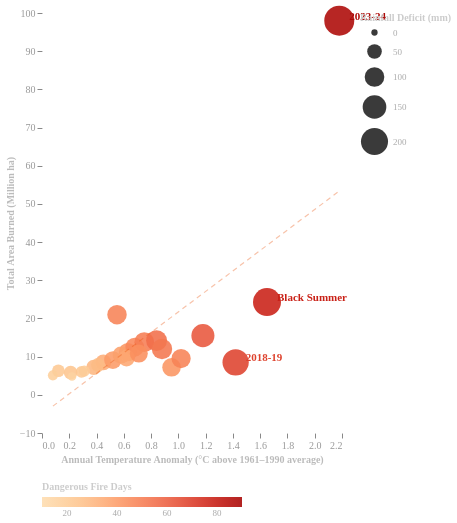

The Vega-Lite source for this figure:
### Vega-Lite specification from a JSON file in a GitHub repository (floating-point values rounded to 4 significant figures)
{"$schema": "https://vega.github.io/schema/vega-lite/v5.json", "width": "container", "height": 420, "background": "transparent", "data": {"values": [{"season": "1999-00", "temp_anomaly": 0.12, "area_mha": 6.3, "rainfall_deficit": 35, "fire_days": 22}, {"season": "2000-01", "temp_anomaly": 0.08, "area_mha": 5.1, "rainfall_deficit": 18, "fire_days": 18}, {"season": "2001-02", "temp_anomaly": 0.21, "area_mha": 5.8, "rainfall_deficit": 42, "fire_days": 24}, {"season": "2002-03", "temp_anomaly": 0.55, "area_mha": 21.0, "rainfall_deficit": 98, "fire_days": 48}, {"season": "2003-04", "temp_anomaly": 0.38, "area_mha": 7.2, "rainfall_deficit": 55, "fire_days": 30}, {"season": "2004-05", "temp_anomaly": 0.29, "area_mha": 6.0, "rainfall_deficit": 28, "fire_days": 22}, {"season": "2005-06", "temp_anomaly": 0.45, "area_mha": 8.5, "rainfall_deficit": 62, "fire_days": 34}, {"season": "2006-07", "temp_anomaly": 0.52, "area_mha": 9.1, "rainfall_deficit": 78, "fire_days": 40}, {"season": "2007-08", "temp_anomaly": 0.41, "area_mha": 7.8, "rainfall_deficit": 44, "fire_days": 28}, {"season": "2008-09", "temp_anomaly": 0.63, "area_mha": 11.2, "rainfall_deficit": 85, "fire_days": 42}, {"season": "2009-10", "temp_anomaly": 0.58, "area_mha": 10.4, "rainfall_deficit": 72, "fire_days": 38}, {"season": "2010-11", "temp_anomaly": 0.22, "area_mha": 4.8, "rainfall_deficit": 10, "fire_days": 15}, {"season": "2011-12", "temp_anomaly": 0.31, "area_mha": 6.2, "rainfall_deficit": 25, "fire_days": 20}, {"season": "2012-13", "temp_anomaly": 0.68, "area_mha": 12.5, "rainfall_deficit": 90, "fire_days": 46}, {"season": "2013-14", "temp_anomaly": 0.75, "area_mha": 13.8, "rainfall_deficit": 102, "fire_days": 50}, {"season": "2014-15", "temp_anomaly": 0.62, "area_mha": 9.6, "rainfall_deficit": 68, "fire_days": 36}, {"season": "2015-16", "temp_anomaly": 0.84, "area_mha": 14.2, "rainfall_deficit": 115, "fire_days": 55}, {"season": "2016-17", "temp_anomaly": 0.71, "area_mha": 10.8, "rainfall_deficit": 82, "fire_days": 44}, {"season": "2017-18", "temp_anomaly": 0.88, "area_mha": 12.0, "rainfall_deficit": 108, "fire_days": 52}, {"season": "2018-19", "temp_anomaly": 1.42, "area_mha": 8.5, "rainfall_deficit": 188, "fire_days": 68, "label": "2018-19"}, {"season": "2019-20", "temp_anomaly": 1.65, "area_mha": 24.3, "rainfall_deficit": 215, "fire_days": 78, "label": "Black Summer"}, {"season": "2020-21", "temp_anomaly": 0.95, "area_mha": 7.2, "rainfall_deficit": 88, "fire_days": 42}, {"season": "2021-22", "temp_anomaly": 1.02, "area_mha": 9.5, "rainfall_deficit": 95, "fire_days": 48}, {"season": "2022-23", "temp_anomaly": 1.18, "area_mha": 15.5, "rainfall_deficit": 142, "fire_days": 62}, {"season": "2023-24", "temp_anomaly": 2.18, "area_mha": 98.0, "rainfall_deficit": 248, "fire_days": 88, "label": "2023-24"}]}, "layer": [{"mark": {"type": "point", "filled": true, "opacity": 0.88}, "encoding": {"x": {"field": "temp_anomaly", "type": "quantitative", "title": "Annual Temperature Anomaly (°C above 1961–1990 average)", "axis": {"titleColor": "#bbb", "labelColor": "#999", "titleFont": "DM Mono", "labelFont": "DM Mono", "titleFontSize": 10, "grid": true, "gridColor": "rgba(255,255,255,.08)", "domainColor": "rgba(255,255,255,.2)"}}, "y": {"field": "area_mha", "type": "quantitative", "title": "Total Area Burned (Million ha)", "axis": {"titleColor": "#bbb", "labelColor": "#999", "titleFont": "DM Mono", "labelFont": "DM Mono", "titleFontSize": 10, "grid": true, "gridColor": "rgba(255,255,255,.08)", "domainColor": "rgba(255,255,255,.2)"}}, "size": {"field": "rainfall_deficit", "type": "quantitative", "title": "Rainfall Deficit (mm)", "scale": {"range": [40, 900]}, "legend": {"title": "Rainfall Deficit (mm)", "orient": "right", "titleColor": "#ccc", "labelColor": "#aaa", "titleFont": "DM Mono", "labelFont": "DM Mono", "titleFontSize": 10, "labelFontSize": 9, "symbolLimit": 6, "titleOrient": "top"}}, "color": {"field": "fire_days", "type": "quantitative", "title": "Dangerous Fire Days", "scale": {"scheme": "orangered", "domain": [10, 90]}, "legend": {"title": "Dangerous Fire Days", "orient": "bottom", "titleColor": "#ccc", "labelColor": "#aaa", "titleFont": "DM Mono", "labelFont": "DM Mono", "titleFontSize": 10, "labelFontSize": 9, "gradientLength": 200, "gradientThickness": 10, "direction": "horizontal", "titleOrient": "top"}}, "tooltip": [{"field": "season", "title": "Fire Season"}, {"field": "temp_anomaly", "title": "Temp Anomaly (°C)", "format": ".2f"}, {"field": "area_mha", "title": "Area Burned (M ha)", "format": ".1f"}, {"field": "rainfall_deficit", "title": "Rainfall Deficit (mm)"}, {"field": "fire_days", "title": "Dangerous Fire Days"}]}}, {"mark": {"type": "text", "align": "left", "dx": 10, "dy": -4, "fontSize": 11, "font": "DM Mono", "fontWeight": 600}, "transform": [{"filter": "datum.label != null"}], "encoding": {"x": {"field": "temp_anomaly", "type": "quantitative"}, "y": {"field": "area_mha", "type": "quantitative"}, "text": {"field": "label"}, "color": {"field": "fire_days", "type": "quantitative", "scale": {"scheme": "orangered", "domain": [10, 90]}}}}, {"mark": {"type": "line", "color": "rgba(232,82,10,.35)", "strokeDash": [5, 4], "strokeWidth": 1.2}, "transform": [{"regression": "area_mha", "on": "temp_anomaly"}], "encoding": {"x": {"field": "temp_anomaly", "type": "quantitative"}, "y": {"field": "area_mha", "type": "quantitative"}}}], "config": {"background": "transparent", "view": {"stroke": null}}}
